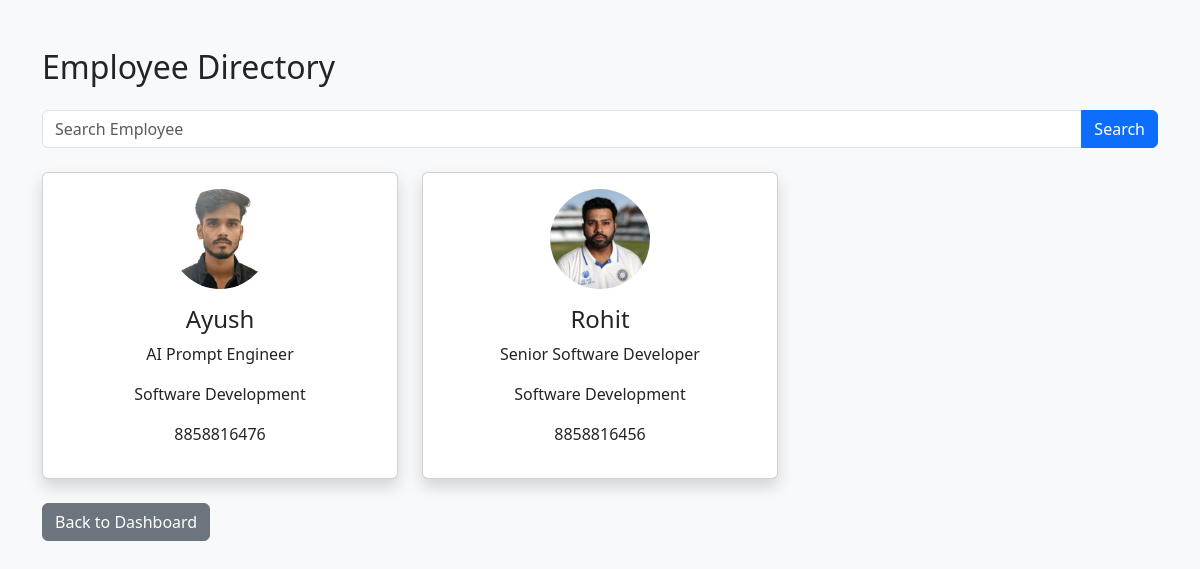
The app's page /employee-directory/ (signed in) with its own data.
### employees/models.py (models this page shows, shortened)
class Employee(models.Model):
    ROLE_CHOICES = (
        ('Admin', 'Admin'),
        ('Employee', 'Employee'),
    )
    user = models.OneToOneField(
        User,
        on_delete=models.CASCADE
    )
    role = models.CharField(
        max_length=20,
        choices=ROLE_CHOICES,
        default='Employee'
    )
    phone = models.CharField(
        max_length=15,
        blank=True,
        null=True
    )
    department = models.CharField(
        max_length=100,
        blank=True,
        null=True
    )
    designation = models.CharField(
        max_length=100,
        blank=True,
        null=True
    )
    employee_salary = models.IntegerField(
        blank=True,
        null=True
    )
    address = models.TextField(
        blank=True,
        null=True
    )
    profile_pic = models.ImageField(
        upload_to='profile_pics/',
        blank=True,
        null=True
    )

### employees/views.py (the view)
@login_required
def employee_directory(request):
    employees = Employee.objects.all()
    search = request.GET.get('search')
    if search:
        employees = employees.filter(
            user__username__icontains=search
        )
    return render(
        request,
        'employee_directory.html',
        {
            'employees': employees
        }
    )

### templates/employee_directory.html (shortened to what this page needs)
<!DOCTYPE html>
<html lang="en">
<head>
    <link href="https://cdn.jsdelivr.net/npm/bootstrap@5.3.3/dist/css/bootstrap.min.css"
          rel="stylesheet">
</head>
<body class="bg-light">
<div class="container mt-5">
    <h2 class="mb-4">
        Employee Directory
    </h2>
    <form method="GET" class="mb-4">
    <div class="input-group">
        <input
            type="text"
            name="search"
            class="form-control"
            placeholder="Search Employee"
            value="{{ request.GET.search }}">
        <button
            type="submit"
            class="btn btn-primary">
            Search
        </button>
    </div>
    </form>
    <div class="row">
        {% for employee in employees %}
        <div class="col-md-4 mb-4">
            <div class="card shadow">
                <div class="card-body text-center">
                    {% if employee.profile_pic %}
                    <img src="{{ employee.profile_pic.url }}"
                         width="100"
                         height="100"
                         style="border-radius:50%;object-fit:cover;">
                    {% endif %}
                    <h4 class="mt-3">
                        {{ employee.user.username }}
                    </h4>
                    <p>
                        {{ employee.designation }}
                    </p>
                    <p>
                        {{ employee.department }}
                    </p>
                    <p>
                        {{ employee.phone }}
                    </p>
                </div>
            </div>
        </div>
        {% endfor %}
    </div>
    <a href="/dashboard/"
       class="btn btn-secondary">
        Back to Dashboard
    </a>
</div>
</body>
</html>

### records on screen
Employee: profile_pic (picture), user.username "Ayush", designation "AI Prompt Engineer", department "Software Development", phone "8858816476"
Employee: profile_pic (picture), user.username "Rohit", designation "Senior Software Developer", department "Software Development", phone "8858816456"
